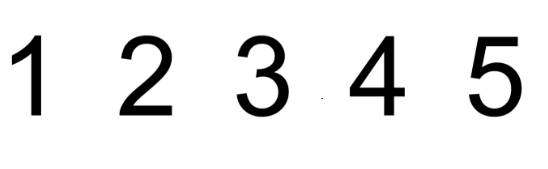
#> input picture test15.png, 548 x 169 px
$ python TrainAndTest.py   (Python 2 division)   (older library calls are emulated)
#> lines starting #> are read from the running program, lines starting #| are printed output that depends on the picture; after the words box and inside, x2 and y2 are one past the last pixel; in counts of white or black regions, pixels touching at a corner belong together
# TrainAndTest.py

import cv2
import numpy as np
import operator
import os

# module level variables ##########################################################################
MIN_CONTOUR_AREA = 100

RESIZED_IMAGE_WIDTH = 20
RESIZED_IMAGE_HEIGHT = 30

###################################################################################################
class ContourWithData():

    # member variables ############################################################################
    npaContour = None           # contour
    boundingRect = None         # bounding rect for contour
    intRectX = 0                # bounding rect top left corner x location
    intRectY = 0                # bounding rect top left corner y location
    intRectWidth = 0            # bounding rect width
    intRectHeight = 0           # bounding rect height
    fltArea = 0.0               # area of contour

    def calculateRectTopLeftPointAndWidthAndHeight(self):               # calculate bounding rect info
        [intX, intY, intWidth, intHeight] = self.boundingRect
        self.intRectX = intX
        self.intRectY = intY
        self.intRectWidth = intWidth
        self.intRectHeight = intHeight

    def checkIfContourIsValid(self):                            # this is oversimplified, for a production grade program
        if self.fltArea < MIN_CONTOUR_AREA: return False        # much better validity checking would be necessary
        return True

###################################################################################################
def main():
    allContoursWithData = []                # declare empty lists,
    validContoursWithData = []              # we will fill these shortly

    try:
        npaClassifications = np.loadtxt("classifications.txt", np.float32)                  # read in training classifications
    except:
        print "error, unable to open classifications.txt, exiting program\n"
        os.system("pause")
        return
    # end try

    try:
        npaFlattenedImages = np.loadtxt("flattened_images.txt", np.float32)                 # read in training images
    except:
        print "error, unable to open flattened_images.txt, exiting program\n"
        os.system("pause")
        return
    # end try

    npaClassifications = npaClassifications.reshape((npaClassifications.size, 1))       # reshape numpy array to 1d, necessary to pass to call to train

    kNearest = cv2.ml.KNearest_create()                   # instantiate KNN object

    kNearest.train(npaFlattenedImages, cv2.ml.ROW_SAMPLE, npaClassifications)

    imgTestingNumbers = cv2.imread("test15.png")     #try for test15.png     # read in testing numbers image
#> imgTestingNumbers is the input picture: shape (169, 548, 3); min 0, max 255, mean 234

    if imgTestingNumbers is None:                           # if image was not read successfully
        print "error: image not read from file \n\n"        # print error message to std out
        os.system("pause")                                  # pause so user can see error message
        return                                              # and exit function (which exits program)
    # end if

    imgGray = cv2.cvtColor(imgTestingNumbers, cv2.COLOR_BGR2GRAY)       # get grayscale image
    imgBlurred = cv2.GaussianBlur(imgGray, (5,5), 0)                    # blur
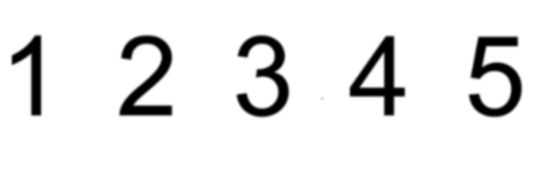
#> imgBlurred: shape (169, 548); min 0, max 255, mean 234

                                                        # filter image from grayscale to black and white
    imgThresh = cv2.adaptiveThreshold(imgBlurred,                           # input image
                                      255,                                  # make pixels that pass the threshold full white
                                      cv2.ADAPTIVE_THRESH_GAUSSIAN_C,       # use gaussian rather than mean, seems to give better results
                                      cv2.THRESH_BINARY_INV,                # invert so foreground will be white, background will be black
                                      11,                                   # size of a pixel neighborhood used to calculate threshold value
                                      2)                                    # constant subtracted from the mean or weighted mean
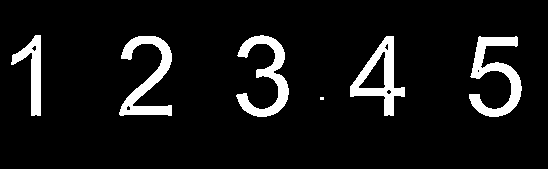
#> imgThresh: shape (169, 548); 8.1% white; 6 white regions (1 under 20 px)

    imgThreshCopy = imgThresh.copy()        # make a copy of the thresh image, this in necessary b/c findContours modifies the image

    imgContours, npaContours, npaHierarchy = cv2.findContours(imgThreshCopy,             # input image, make sure to use a copy since the function will modify this image in the course of finding contours
                                                 cv2.RETR_EXTERNAL,         # retrieve the outermost contours only
                                                 cv2.CHAIN_APPROX_SIMPLE)   # compress horizontal, vertical, and diagonal segments and leave only their end points
#> npaContours = 6 contours, 1 with area under 20; largest, box (x1, y1, x2, y2) and area: (350, 36, 405, 116) 1893, (469, 36, 522, 117) 1562, (119, 36, 172, 116) 1496, (236, 35, 289, 117) 1434, (11, 35, 41, 116) 882; npaHierarchy = [[1, -1, -1, -1], [2, 0, -1, -1], [3, 1, -1, -1], [4, 2, -1, -1], [5, 3, -1, -1], [-1, 4, -1, -1]]

    for npaContour in npaContours:                             # for each contour
        contourWithData = ContourWithData()                                             # instantiate a contour with data object
        contourWithData.npaContour = npaContour                                         # assign contour to contour with data
        contourWithData.boundingRect = cv2.boundingRect(contourWithData.npaContour)     # get the bounding rect
        contourWithData.calculateRectTopLeftPointAndWidthAndHeight()                    # get bounding rect info
        contourWithData.fltArea = cv2.contourArea(contourWithData.npaContour)           # calculate the contour area
        allContoursWithData.append(contourWithData)                                     # add contour with data object to list of all contours with data
#> this loop made 6 passes
#> (intX in calculateRectTopLeftPointAndWidthAndHeight, intY in calculateRectTopLeftPointAndWidthAndHeight, intWidth in calculateRectTopLeftPointAndWidthAndHeight, intHeight in calculateRectTopLeftPointAndWidthAndHeight) on passes 2 to 6: (469, 36, 53, 81), (350, 36, 55, 80), (119, 36, 53, 80), (236, 35, 53, 82), (11, 35, 30, 81)
#> after the loop, allContoursWithData = 6 items
    # end for

    for contourWithData in allContoursWithData:                 # for all contours
        if contourWithData.checkIfContourIsValid():             # check if valid
            validContoursWithData.append(contourWithData)       # if so, append to valid contour list
#> this loop made 6 passes
#> after the loop, validContoursWithData = 5 items
        # end if
    # end for

    validContoursWithData.sort(key = operator.attrgetter("intRectX"))         # sort contours from left to right

    strFinalString = ""         # declare final string, this will have the final number sequence by the end of the program

    for contourWithData in validContoursWithData:            # for each contour
                                                # draw a green rect around the current char
        cv2.rectangle(imgTestingNumbers,                                        # draw rectangle on original testing image
                      (contourWithData.intRectX, contourWithData.intRectY),     # upper left corner
                      (contourWithData.intRectX + contourWithData.intRectWidth, contourWithData.intRectY + contourWithData.intRectHeight),      # lower right corner
                      (0, 255, 0),              # green
                      2)                        # thickness

        imgROI = imgThresh[contourWithData.intRectY : contourWithData.intRectY + contourWithData.intRectHeight,     # crop char out of threshold image
                           contourWithData.intRectX : contourWithData.intRectX + contourWithData.intRectWidth]

        imgROIResized = cv2.resize(imgROI, (RESIZED_IMAGE_WIDTH, RESIZED_IMAGE_HEIGHT))             # resize image, this will be more consistent for recognition and storage

        npaROIResized = imgROIResized.reshape((1, RESIZED_IMAGE_WIDTH * RESIZED_IMAGE_HEIGHT))      # flatten image into 1d numpy array

        npaROIResized = np.float32(npaROIResized)       # convert from 1d numpy array of ints to 1d numpy array of floats

        retval, npaResults, neigh_resp, dists = kNearest.findNearest(npaROIResized, k = 1)     # call KNN function find_nearest

        strCurrentChar = str(chr(int(npaResults[0][0])))                                             # get character from results

        strFinalString = strFinalString + strCurrentChar            # append current char to full string
#> this loop made 5 passes
#> (retval, npaResults, neigh_resp, dists, strCurrentChar, strFinalString) on passes 1 to 5: (49, [49], [49], [993139], '1', '1'), (50, [50], [50], [5148050], '2', '12'), (51, [51], [51], [4874352], '3', '123'), (49, [49], [49], [13414129], '1', '1231'), (51, [51], [51], [10478463], '3', '12313')
#> pass 1, in main, `imgROI = imgThresh[contourWithData.intRectY : contourWithData.intRectY..`:
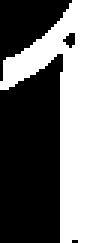
#> imgROI: shape (81, 30) (shown 3 times larger); 40.2% white; 1 white region, box (x1, y1, x2, y2) and area: (0, 0, 30, 81) 976
#> pass 1, in main, `imgROIResized = cv2.resize(imgROI, (RESIZED_IMAGE_WIDTH, RESIZED_IMAGE..`:
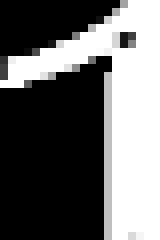
#> imgROIResized: shape (30, 20) (shown 8 times larger); min 0, max 255, mean 103.3
#> pass 2, in main, `imgROIResized = cv2.resize(imgROI, (RESIZED_IMAGE_WIDTH, RESIZED_IMAGE..`:
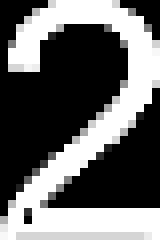
#> imgROIResized: shape (30, 20) (shown 8 times larger); min 0, max 255, mean 102.9
#> after the loop:
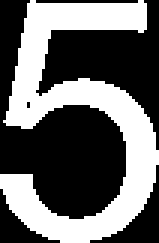
#> imgROI: shape (81, 53) (shown 3 times larger); 40.7% white; 1 white region, box (x1, y1, x2, y2) and area: (0, 0, 53, 81) 1746
#> after the loop:
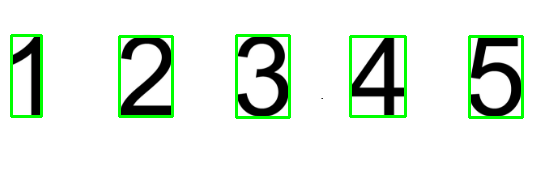
#> imgTestingNumbers: shape (169, 548, 3); 4.18% of pixels changed, all inside (x1, y1, x2, y2) = (10, 34, 524, 119)
    # end for

    print "\n" + strFinalString + "\n"                  # show the full string
#| 12313

    cv2.imshow("imgTestingNumbers", imgTestingNumbers)      # show input image with green boxes drawn around found digits
    #cv2.waitKey(0)                                          # wait for user key press

    #cv2.destroyAllWindows()             # remove windows from memory

    return

###################################################################################################
if __name__ == "__main__":
    main()
# end if

$ run again, with test09.png copied over test15.png
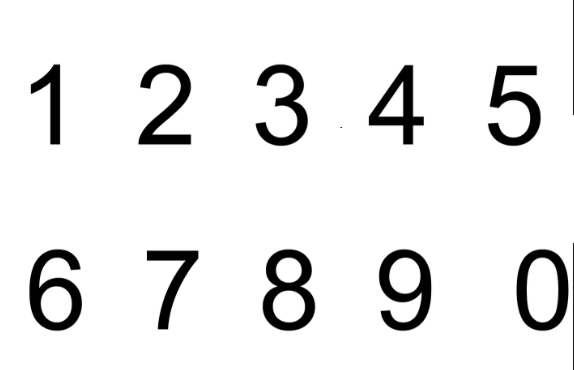
#> input picture test09.png, 574 x 370 px
#> in main, imgTestingNumbers is the input picture: shape (370, 574, 3); min 0, max 255, mean 234.9
#> in main, `imgThresh = cv2.adaptiveThreshold(imgBlurred,`:
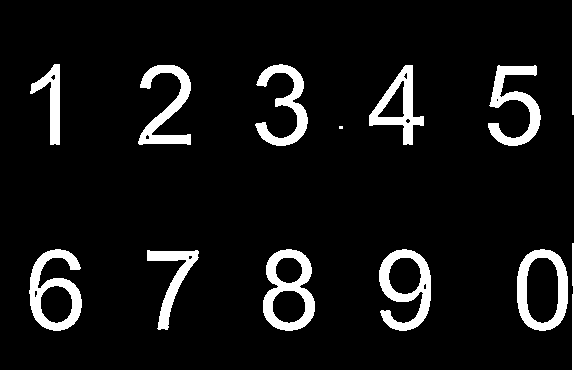
#> imgThresh: shape (370, 574); 7.9% white; 13 white regions (1 under 20 px)
#> npaContours = 13 contours, 1 with area under 20; largest, box (x1, y1, x2, y2) and area: (517, 249, 568, 331) 3409, (263, 249, 315, 331) 3214, (29, 249, 82, 331) 2696, (379, 249, 431, 331) 2683, (369, 65, 424, 145) 1893; npaHierarchy = 13 rows, first 6: [1, -1, -1, -1], [2, 0, -1, -1], [3, 1, -1, -1], [4, 2, -1, -1], [5, 3, -1, -1], [6, 4, -1, -1]
#> the loop in main, `for npaContour in npaContours:` made 13 passes
#> (intX in calculateRectTopLeftPointAndWidthAndHeight, intY in calculateRectTopLeftPointAndWidthAndHeight, intWidth in calculateRectTopLeftPointAndWidthAndHeight, intHeight in calculateRectTopLeftPointAndWidthAndHeight) on passes 1, 2, 3, 4, 5, 6, 8, 9: (147, 250, 52, 80), (517, 249, 51, 82), (379, 249, 52, 82), (263, 249, 52, 82), (29, 249, 53, 82), (572, 243, 2, 127), (488, 65, 53, 81), (369, 65, 55, 80)
#> after the loop in main, `for npaContour in npaContours:`: allContoursWithData = 13 items
#> the loop in main, `for contourWithData in allContoursWithData:` made 13 passes
#> after the loop in main, `for contourWithData in allContoursWithData:`: validContoursWithData = 12 items
#> the loop in main, `for contourWithData in validContoursWithData:` made 12 passes
#> (retval, npaResults, neigh_resp, dists, strCurrentChar, strFinalString) on passes 1 to 8: (51, [51], [51], [10384954], '3', '3'), (49, [49], [49], [993139], '1', '31'), (50, [50], [50], [5148050], '2', '312'), (50, [50], [50], [10826755], '2', '3122'), (51, [51], [51], [4874352], '3', '31223'), (51, [51], [51], [6775849], '3', '312233'), (49, [49], [49], [13414129], '1', '3122331'), (51, [51], [51], [11244597], '3', '31223313')
#> after the loop in main, `for contourWithData in validContoursWithData:`:
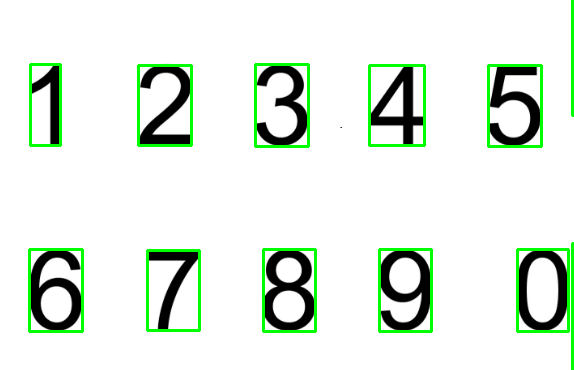
#> imgTestingNumbers: shape (370, 574, 3); 4.04% of pixels changed, all inside (x1, y1, x2, y2) = (28, 0, 574, 370)
#| 312233133311

$ run again, with test60.png copied over test15.png
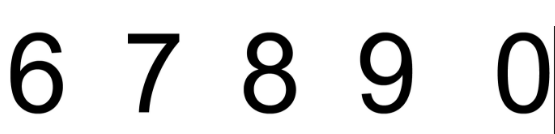
#> input picture test60.png, 555 x 134 px
#> in main, imgTestingNumbers is the input picture: shape (134, 555, 3); min 0, max 255, mean 224.1
#> in main, `imgThresh = cv2.adaptiveThreshold(imgBlurred,`:
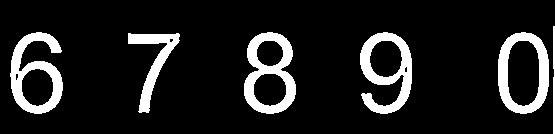
#> imgThresh: shape (134, 555); 12.1% white; 6 white regions
#> npaContours = 6 contours; box (x1, y1, x2, y2) and area: (498, 32, 549, 114) 3409, (244, 32, 296, 114) 3214, (10, 32, 63, 114) 2696, (360, 32, 412, 114) 2683, (128, 33, 180, 113) 1108, (553, 26, 555, 134) 99; npaHierarchy = [[1, -1, -1, -1], [2, 0, -1, -1], [3, 1, -1, -1], [4, 2, -1, -1], [5, 3, -1, -1], [-1, 4, -1, -1]]
#> the loop in main, `for npaContour in npaContours:` made 6 passes
#> (intX in calculateRectTopLeftPointAndWidthAndHeight, intY in calculateRectTopLeftPointAndWidthAndHeight, intWidth in calculateRectTopLeftPointAndWidthAndHeight, intHeight in calculateRectTopLeftPointAndWidthAndHeight) on passes 1 to 6: (128, 33, 52, 80), (498, 32, 51, 82), (360, 32, 52, 82), (244, 32, 52, 82), (10, 32, 53, 82), (553, 26, 2, 108)
#> after the loop in main, `for npaContour in npaContours:`: allContoursWithData = 6 items
#> the loop in main, `for contourWithData in allContoursWithData:` made 6 passes
#> after the loop in main, `for contourWithData in allContoursWithData:`: validContoursWithData = 5 items
#> the loop in main, `for contourWithData in validContoursWithData:` made 5 passes
#> (retval, npaResults, neigh_resp, dists, strCurrentChar, strFinalString) on passes 1 to 5: (51, [51], [51], [10384954], '3', '3'), (50, [50], [50], [10826755], '2', '32'), (51, [51], [51], [6775849], '3', '323'), (51, [51], [51], [11244597], '3', '3233'), (51, [51], [51], [12193576], '3', '32333')
#> after the loop in main, `for contourWithData in validContoursWithData:`:
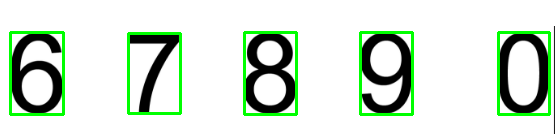
#> imgTestingNumbers: shape (134, 555, 3); 5.36% of pixels changed, all inside (x1, y1, x2, y2) = (9, 31, 551, 116)
#| 32333
